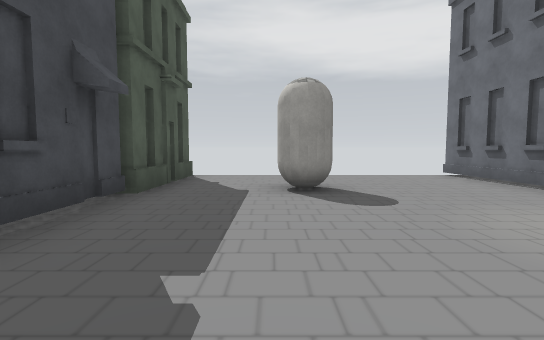
view 1 (above)

15 first-person views from a walk through a scene from a Unity 3-D project. The camera is 1.3 m above the floor, tilts 4° down and sees 85° across. The floor is counted in squares, 2 m on a side. Each view is taken from the middle of a square. On the plan, view 1 faces up. The plan holds only what a view shows up to about 9 squares ahead; the rest is blank. Some surface patterns are stand-ins.

view 2
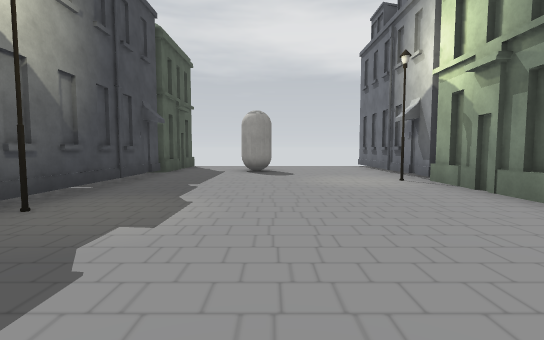

view 3
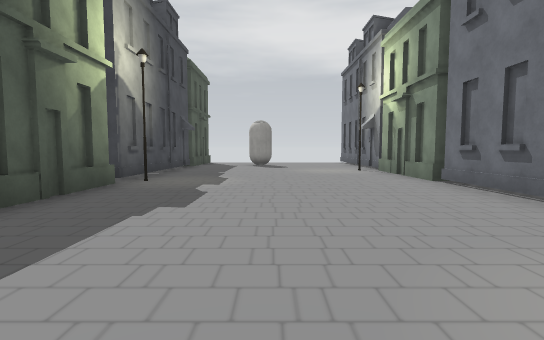

view 4
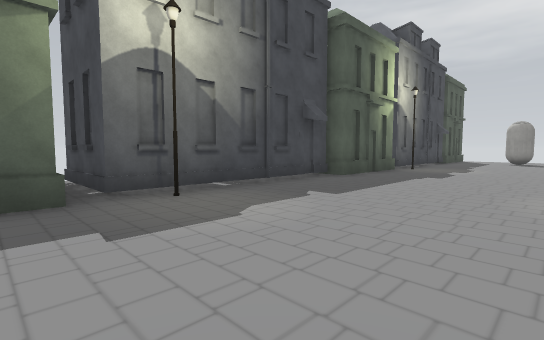

view 5
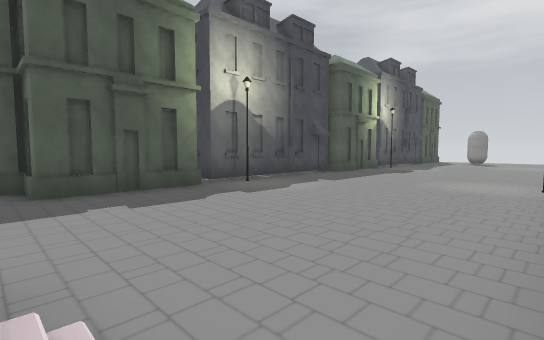

view 6
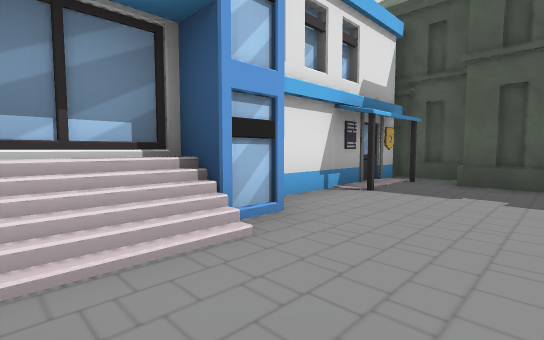

view 7
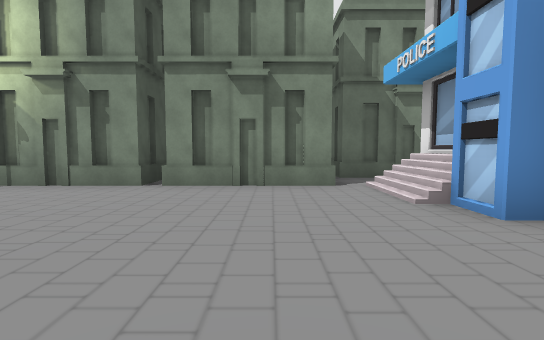

view 8
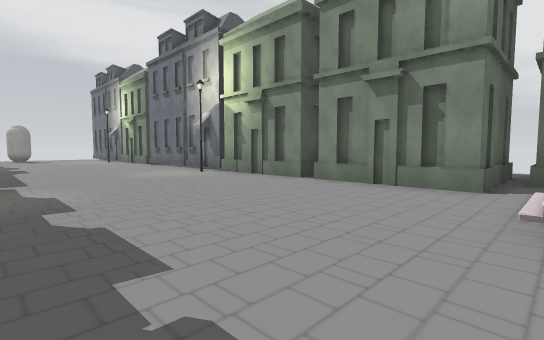

view 9
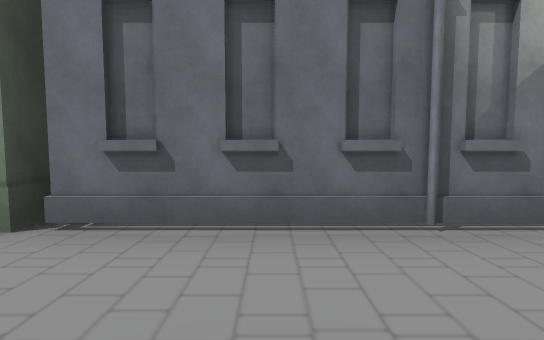

view 10
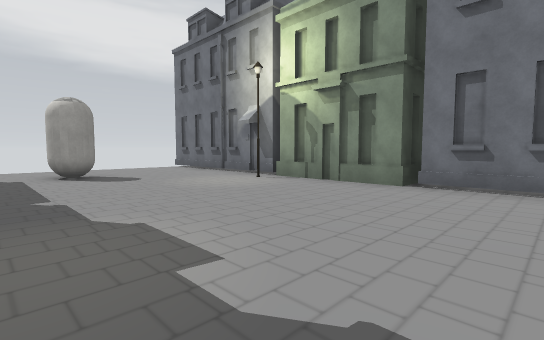

view 11
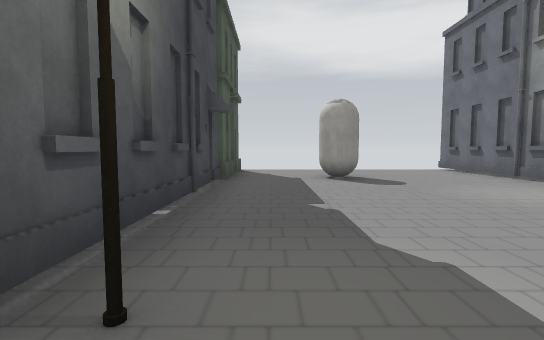

view 12
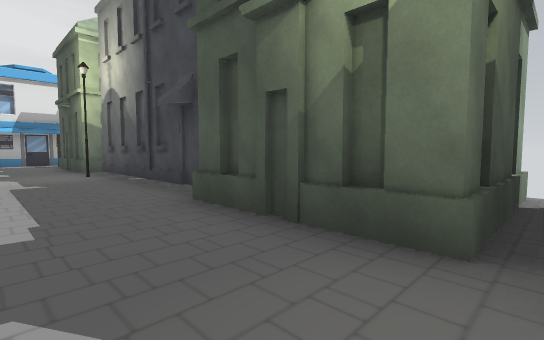

view 13
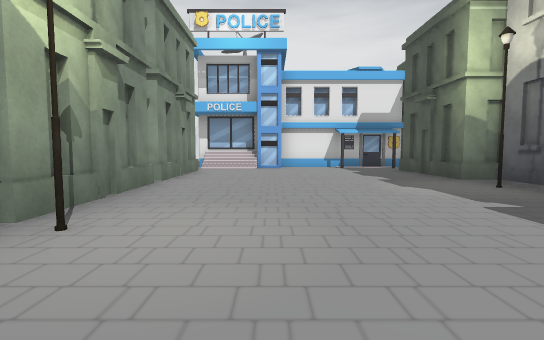

view 14
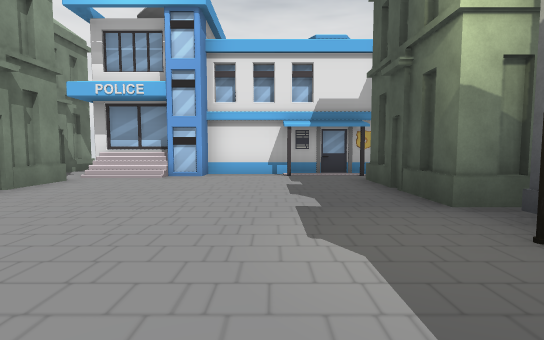

view 15
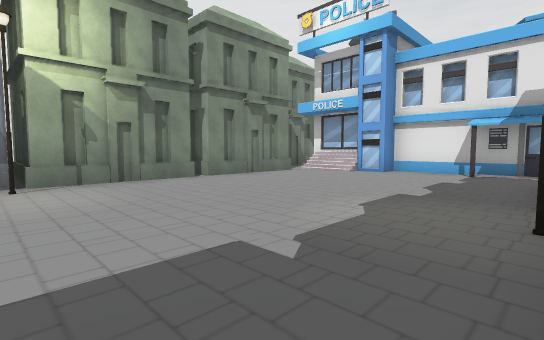

### Floor plan
Key: @ floor where view 1 was taken; # wall or solid block; . floor; / step, stairs or slope; C capsule; B building; S streetlight.
Columns run from 4 left of view 1 to 7 right of it. Each row starts with its distance up from view 1.
  7   #......#
  6   #......#
  5   #.CC...#
  4   #......#
  3   #......#
  2   #.....SBBB
  1   #......#
  0  ##.@....#
 -1  #S......#
 -2  ##......#
 -3  ##......#
 -4  ##......#
 -5 BB.......#
 -6  #......SB
 -7  #.......##B
 -8  #.......#
 -9  #S......#
-10  ........##
-11  ##......#
-12  ##......#
-13  #B......##B
-14  ##...///.B#
-15  ########.##
-16           #

Positions as (right, up) in squares from view 1, and headings:
1: (0, 0), facing up
2: (1, -4), facing up
3: (1, -7), facing up
4: (2, -11), facing up-left
5: (4, -14), facing up-left
6: (4, -12), facing down-left
7: (-1, -12), facing right
8: (-1, -14), facing up-right
9: (2, -3), facing right
10: (-1, -3), facing up-right
11: (-1, -2), facing up
12: (0, -1), facing down-left
13: (2, -4), facing down
14: (0, -7), facing down
15: (-2, -6), facing down-right
